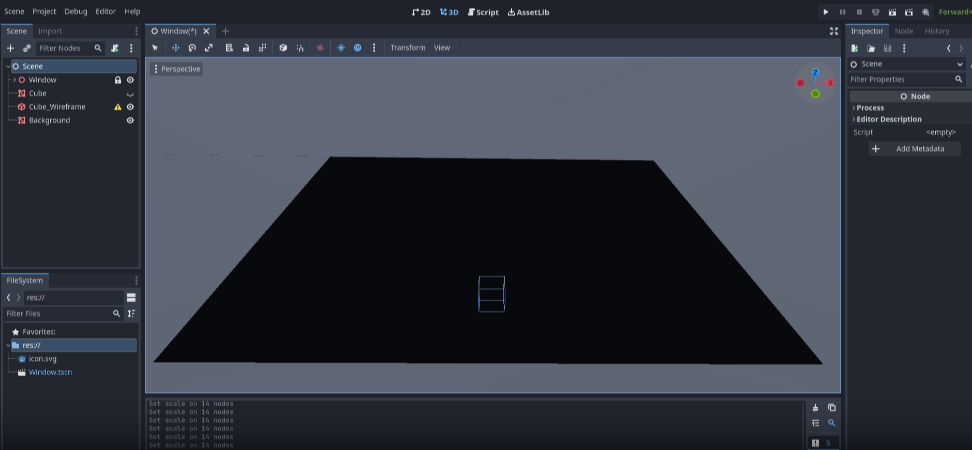
#> input picture Godot_test/input_image.png, 972 x 450 px, found by its file name
$ python image_crop.py
#> lines starting #> are read from the running program, lines starting #| are printed output that depends on the picture; after the words box and inside, x2 and y2 are one past the last pixel; in counts of white or black regions, pixels touching at a corner belong together
import cv2
import numpy as np

def order_points(pts):
    x_sorted = pts[np.argsort(pts[:, 0]), :]
    left = x_sorted[:2, :]
    right = x_sorted[2:, :]
    left = left[np.argsort(left[:, 1]), :]
    (tl, bl) = left
    d = np.linalg.norm(right - tl, axis=1)
    (br, tr) = right[np.argsort(d)[::-1]]
    return np.array([tl, tr, br, bl], dtype="float32")

def transform_perspective(image, pts):
    rect = order_points(pts)
    (tl, tr, br, bl) = rect
    width_a = np.linalg.norm(br - bl)
    width_b = np.linalg.norm(tr - tl)
    height_a = np.linalg.norm(tr - tl)
    height_b = np.linalg.norm(br - bl)
    max_width = max(int(width_a), int(width_b))
    max_height = max(int(height_a), int(height_b))
    aspect_ratio = 16 / 9
    if max_width / max_height > aspect_ratio:
        max_height = int(max_width / aspect_ratio)
    else:
        max_width = int(max_height * aspect_ratio)
    dst = np.array([
        [0, 0],
        [max_width - 1, 0],
        [max_width - 1, max_height - 1],
        [0, max_height - 1]
    ], dtype="float32")
    M = cv2.getPerspectiveTransform(rect, dst)
    warped = cv2.warpPerspective(image, M, (max_width, max_height))
    return warped

def is_black_pixel(image, point):
    rgb = image[int(point[1]), int(point[0])]
    print(f"RGB at point {point}: {rgb}")
    return all(rgb < [25, 25, 25])

image = cv2.imread('Godot_test\input_image.png')
#> image is the input picture: shape (450, 972, 3); mean B, G, R 63.5, 53.8, 49
original = image.copy()
gray = cv2.cvtColor(image, cv2.COLOR_BGR2GRAY)
_, thresh = cv2.threshold(gray, 15, 255, cv2.THRESH_BINARY_INV)
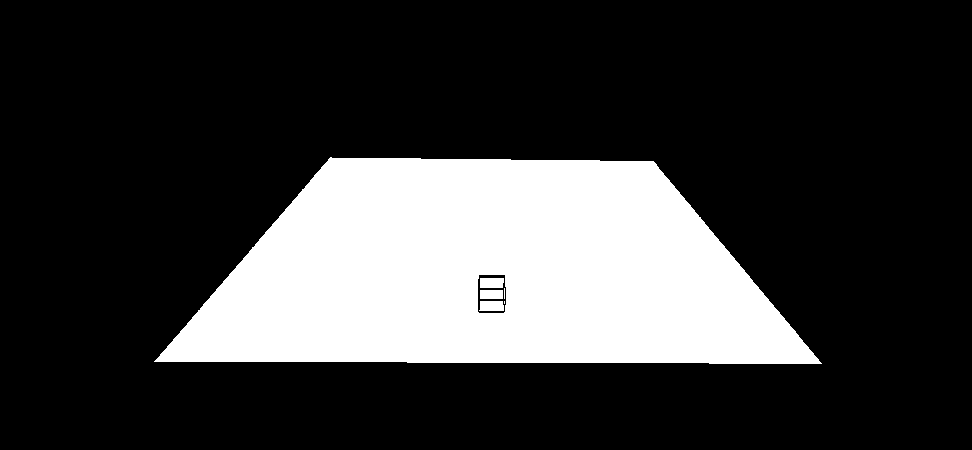
#> thresh: shape (450, 972); 23% white; 6 white regions (2 under 20 px)
contours, _ = cv2.findContours(thresh, cv2.RETR_EXTERNAL, cv2.CHAIN_APPROX_SIMPLE)
#> contours = 1 contour; box (x1, y1, x2, y2) and area: (154, 157, 822, 364) 100149

possible_rectangles = []
for contour in contours:
    approx = cv2.approxPolyDP(contour, 0.04 * cv2.arcLength(contour, True), True)
    if len(approx) == 4 and all([is_black_pixel(original, pt[0]) for pt in approx]):
        possible_rectangles.append(contour)
        for pt in approx:
            cv2.circle(original, tuple(pt[0]), 5, (0, 255, 0), -1)
    else:
        for pt in approx:
            cv2.circle(original, tuple(pt[0]), 5, (0, 0, 255), -1)
#> this loop made 1 pass
#> approx on pass 1: [[154, 361], [821, 363], [653, 161], [331, 157]]
#| RGB at point [154 361]: [15 10  9]
#| RGB at point [821 363]: [17 11  9]
#| RGB at point [653 161]: [14  9  8]
#| RGB at point [331 157]: [13 10  7]
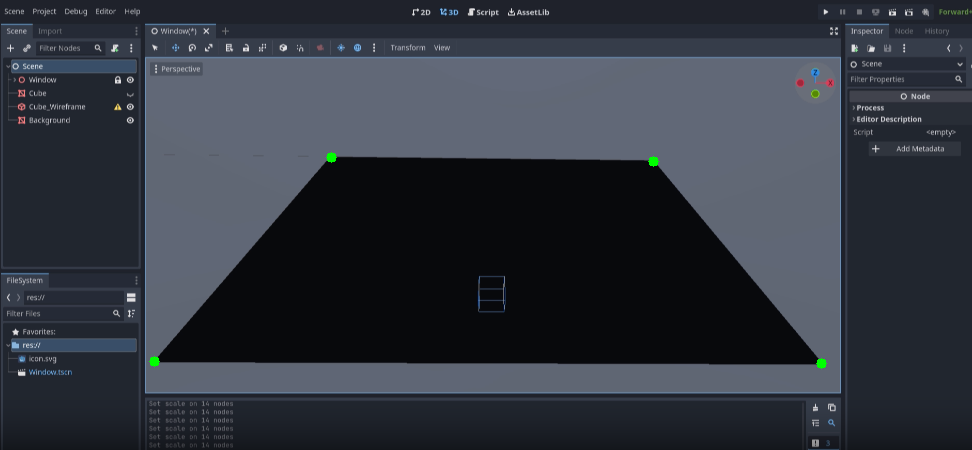
#> original: shape (450, 972, 3); 0.07% of pixels changed, all inside (x1, y1, x2, y2) = (149, 152, 827, 369)
#> after the loop, possible_rectangles has the same summary as contours

if possible_rectangles:
    c = max(possible_rectangles, key=cv2.contourArea)
#> c = contour of 152 points, box (x1, y1, x2, y2) (154, 157, 822, 364), area 100149
    peri = cv2.arcLength(c, True)
#> peri = 1543.3
    approx = cv2.approxPolyDP(c, 0.04 * peri, True)
    warped = transform_perspective(image, approx.reshape(4, 2))
#> in order_points, `x_sorted = pts[np.argsort(pts[:, 0]), :]`: x_sorted = [[154, 361], [331, 157], [653, 161], [821, 363]]
#> in order_points, `left = x_sorted[:2, :]`: left = [[154, 361], [331, 157]]
#> in order_points, `right = x_sorted[2:, :]`: right = [[653, 161], [821, 363]]
#> in order_points, `left = left[np.argsort(left[:, 1]), :]`: left = [[331, 157], [154, 361]]
#> in order_points, `(tl, bl) = left`: tl = [331, 157]; bl = [154, 361]
#> in order_points, `d = np.linalg.norm(right - tl, axis=1)`: d = [322, 531.5]
#> in order_points, `(br, tr) = right[np.argsort(d)[::-1]]`: br = [821, 363]; tr = [653, 161]
#> in transform_perspective, `rect = order_points(pts)`: rect = [[331, 157], [653, 161], [821, 363], [154, 361]]
#> in transform_perspective, `(tl, tr, br, bl) = rect`: tl = [331, 157]; tr = [653, 161]; br = [821, 363]; bl = [154, 361]
#> in transform_perspective, `width_a = np.linalg.norm(br - bl)`: width_a = 667
#> in transform_perspective, `width_b = np.linalg.norm(tr - tl)`: width_b = 322
#> in transform_perspective, `height_b = np.linalg.norm(br - bl)`: height_b = 667
#> in transform_perspective, `max_width = int(max_height * aspect_ratio)`: max_width = 1185
#> in transform_perspective, `dst = np.array([ [0, 0], [max_width - 1, 0], [max_width - 1, max_heigh..`: dst = [[0, 0], [1184, 0], [1184, 666], [0, 666]]
#> in transform_perspective, `M = cv2.getPerspectiveTransform(rect, dst)`: M = [[16.69, 14.48, -7798.5], [-0.39, 31.41, -4801.8], [-0.000518, 0.0244, 1]]
#> in transform_perspective, `warped = cv2.warpPerspective(image, M, (max_width, max_height))`:
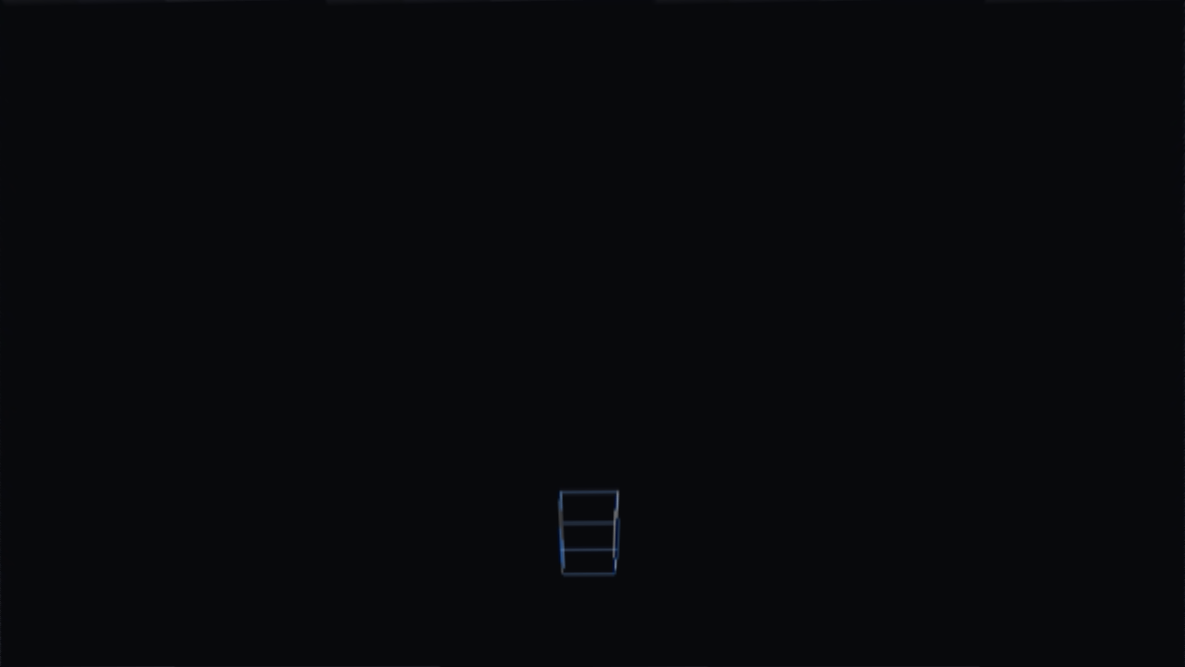
#> warped: shape (667, 1185, 3); mean B, G, R 12.2, 9.1, 8.1
    cv2.imwrite('Godot_test\cropped_image.png', warped)
else:
    print("No suitable rectangle found in the image.")

cv2.imshow('Marked Corners', original)
cv2.waitKey(0)
cv2.destroyAllWindows()
